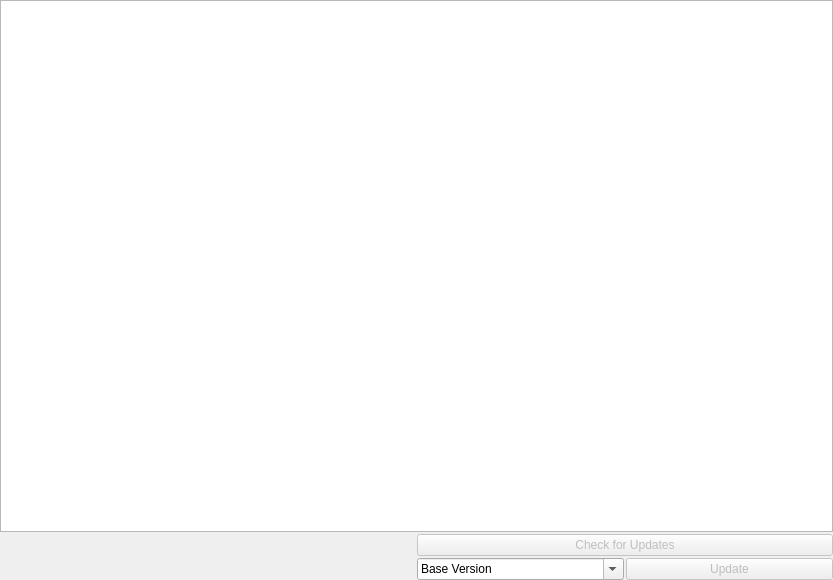
<?xml version="1.0" encoding="UTF-8"?>
<ui version="4.0">
 <class>UpdateTab</class>
 <widget class="QWidget" name="UpdateTab">
  <property name="geometry">
   <rect>
    <x>0</x>
    <y>0</y>
    <width>833</width>
    <height>580</height>
   </rect>
  </property>
  <property name="windowTitle">
   <string>Form</string>
  </property>
  <layout class="QVBoxLayout" name="verticalLayout">
   <property name="spacing">
    <number>2</number>
   </property>
   <property name="leftMargin">
    <number>0</number>
   </property>
   <property name="topMargin">
    <number>0</number>
   </property>
   <property name="rightMargin">
    <number>0</number>
   </property>
   <property name="bottomMargin">
    <number>0</number>
   </property>
   <item>
    <layout class="QVBoxLayout" name="_2">
     <item>
      <widget class="QListWidget" name="updateList"/>
     </item>
     <item>
      <layout class="QHBoxLayout" name="horizontalLayout_4">
       <item>
        <spacer name="SpacerLeft">
         <property name="orientation">
          <enum>Qt::Horizontal</enum>
         </property>
         <property name="sizeType">
          <enum>QSizePolicy::Expanding</enum>
         </property>
         <property name="sizeHint" stdset="0">
          <size>
           <width>40</width>
           <height>20</height>
          </size>
         </property>
        </spacer>
       </item>
       <item>
        <layout class="QVBoxLayout" name="Buttons">
         <item>
          <widget class="QPushButton" name="checkUpdateButton">
           <property name="enabled">
            <bool>false</bool>
           </property>
           <property name="text">
            <string>Check for Updates</string>
           </property>
          </widget>
         </item>
         <item>
          <layout class="QHBoxLayout" name="horizontalLayout">
           <item>
            <widget class="QComboBox" name="versionSelectBox">
             <property name="sizePolicy">
              <sizepolicy hsizetype="Expanding" vsizetype="Minimum">
               <horstretch>0</horstretch>
               <verstretch>0</verstretch>
              </sizepolicy>
             </property>
             <property name="editable">
              <bool>true</bool>
             </property>
             <property name="currentText">
              <string>Base Version</string>
             </property>
            </widget>
           </item>
           <item>
            <widget class="QPushButton" name="doUpdateButton">
             <property name="enabled">
              <bool>false</bool>
             </property>
             <property name="sizePolicy">
              <sizepolicy hsizetype="Expanding" vsizetype="Fixed">
               <horstretch>0</horstretch>
               <verstretch>0</verstretch>
              </sizepolicy>
             </property>
             <property name="text">
              <string>Update</string>
             </property>
            </widget>
           </item>
          </layout>
         </item>
        </layout>
       </item>
      </layout>
     </item>
    </layout>
   </item>
  </layout>
 </widget>
 <resources/>
 <connections/>
</ui>
